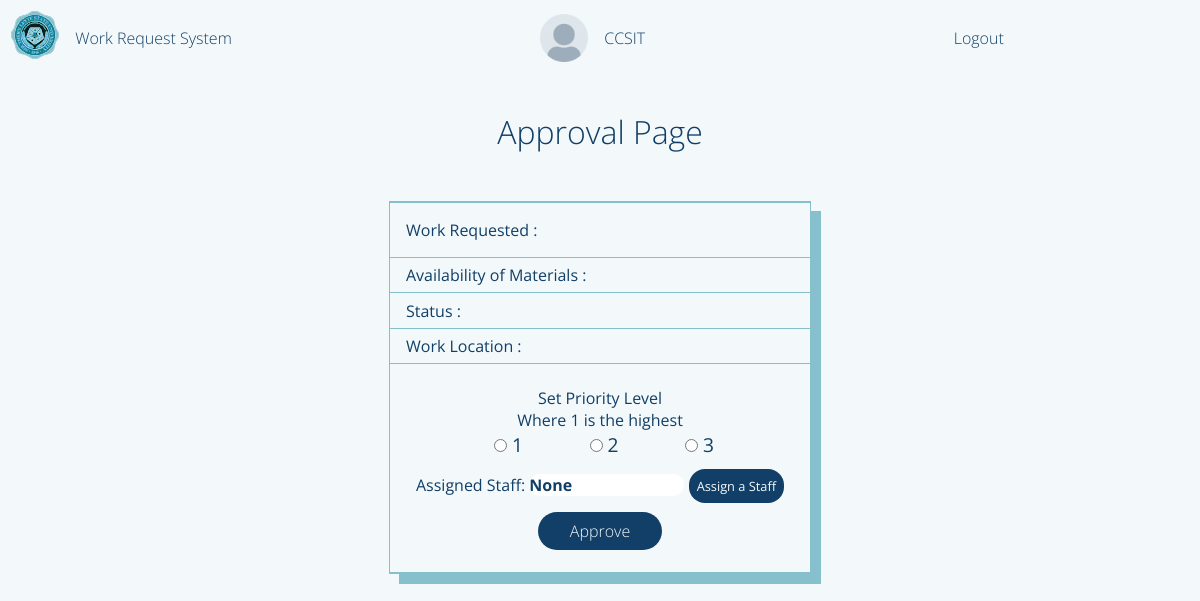
The page /adminPage/requestApproval/Research Building/18 (signed in) on the database as committed earlier.
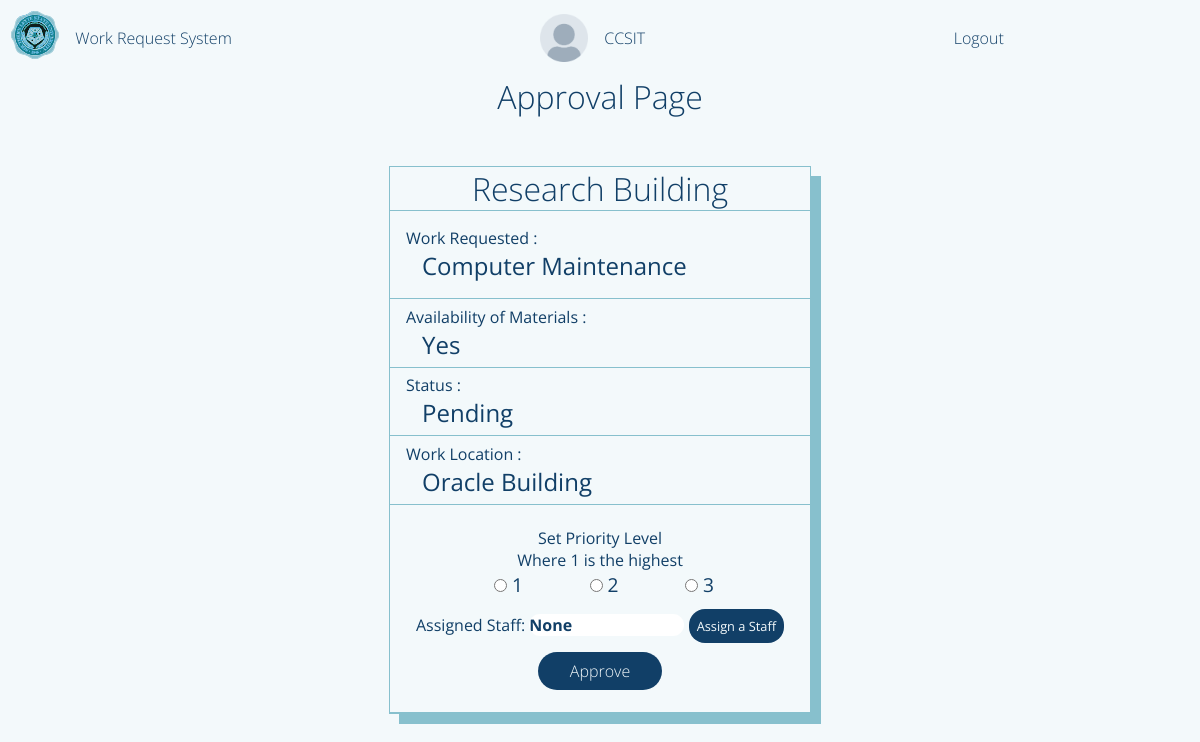
The same page on the database as committed later.
### flaskApp/models.py (models this page shows, shortened)
class UserRequestForm(db.Model):
	__tablename__ = 'userRequestForm'
	id = db.Column(db.Integer, primary_key=True)
	requestorName = db.Column(db.String(500), nullable=False)
	requestTitle = db.Column(db.String(500), nullable=False)
	requestedWork = db.Column(db.String(500), nullable=False)
	roomNumber = db.Column(db.String(20), nullable=False)
	avilabilityOfMaterials = db.Column(db.String(10), nullable=False)
	priorityLevel = db.Column(db.Integer, default=0) # change this to integer in the future 0 - pending 1 - high 2 - medium 3 - low
	status = db.Column(db.String(20), default='Pending')
	dateApproved = db.Column(DateTime, default=datetime.now(), nullable=False)
	dateLimit = db.Column(DateTime, default=datetime.now(), nullable=False)
	requestFormId = db.Column(db.Integer, db.ForeignKey('user.id'))
	assignedStaff = db.Column(db.Integer, db.ForeignKey('userstaff.id'))

### flaskApp/routes.py (the view, shortened to what this page needs)
@app.route('/adminPage/requestApproval/<name>/<int:idNum>', methods=['POST', 'GET'])
def adminPageApproval(name, idNum):
	if current_user.is_authenticated == False:
		return redirect(url_for('loginPage'))
	name_ = name
	idNum_ = idNum
	formApprove = RequestApproval()
	user = UserRequestForm.query.filter_by(requestorName=name_, id=idNum_).first()
	approvedDate = datetime.now()
	userStaff = StaffExtension.query.all()
	profileImage = url_for('static', filename='profilePic/'+current_user.profilePicture)
	return render_template('adminApproval.html',id=idNum_, userName=name_, title='Admin Approval Page', user=current_user.userName, form=formApprove, user2=user, profileImage=profileImage, userStaff=userStaff)

### flaskApp/forms.py
class RequestApproval(FlaskForm):
	priorityLevel = RadioField('Level', choices=[1,2,3])
	assignStaff = StringField('Assigned Staff', validators=[DataRequired()])
	submitApproval = SubmitField('Approve')

### flaskApp/models.py (called while the page is built)
@loginManager.user_loader
def loadUser(userId):
	return User.query.get(int(userId))

### flaskApp/templates/adminApproval.html (shortened to what this page needs)
{% extends "layout.html" %}
{% block content %}
	<main class="content-main">
		<section class="content-main-header">
			Approval Page
		</section>
		<section class="content-main-body">
			<div class="main-body-form">
				<header>{{user2.requestorName}}</header>
				<main>
					<section>
						<i>Work Requested :</i>
						<i>{{user2.requestTitle}}</i>
					</section>
					<section>
						<i>Availability of Materials :</i>
						<i>{{user2.avilabilityOfMaterials}}</i>
					</section>
					<section>
						<i>Status :</i>
						<i>{{user2.status}}</i>
					</section>
					<section>
						<i>Work Location :</i>
						<i>{{user2.roomNumber}}</i>
					</section>
					<section>
						<form method="POST" class="approval-form">
							<p>Set Priority Level</p>
							<p>Where 1 is the highest</p>
							{{ form.priorityLevel() }}
							{{ form.assignStaff.label}}:
							{{ form.assignStaff(class='assignStaff',readonly=true, value='None') }}
							<span class="assign-btn">Assign a Staff</span>
							{{ form.submitApproval(id="approve-btn") }}
						</form>
					</section>
				</main>
			</div>
		</section>
	</main>
{% endblock content %}

Rows that differ between the two databases and show on the page:
added UserRequestForm: requestorName "Research Building", requestTitle "Computer Maintenance", avilabilityOfMaterials "Yes", status "Pending", roomNumber "Oracle Building"
